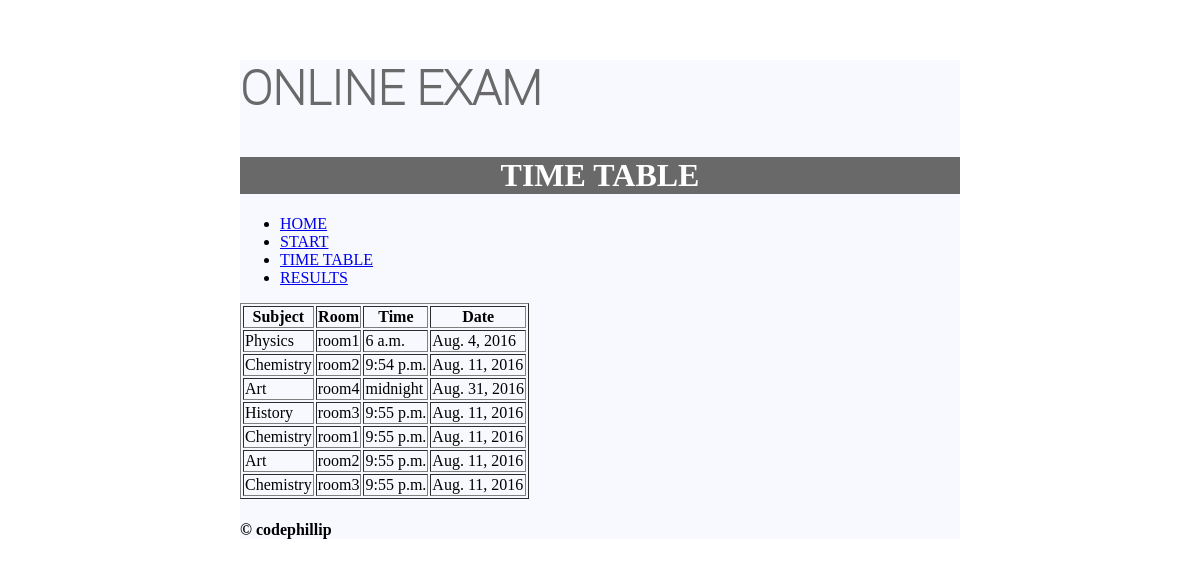
The app's page /timeTable/ with its own data.
### myapp/models.py (models this page shows)
class TimeTable(models.Model):
    sub_id = models.ForeignKey(Subject)
    room_id = models.ForeignKey(Room)
    time = models.TimeField()
    date = models.DateField()

class Subject(models.Model):
    subject_name = models.CharField(max_length=255)
    def __unicode__(self):
        return self.subject_name

class Room(models.Model):
    room_name = models.CharField(max_length=255)
    def __unicode__(self):
        return self.room_name

### myapp/views.py (the view)
# urls.py: url(r'^timeTable/$', views.time_table, name='time_table'),
def time_table(request):
    table = TimeTable.objects.all()
    return render(request, 'timeTable.html', {
        'table': table
    })

### templates/timeTable.html
{% extends 'base.html' %}
{% block header %}
    <h1>TIME TABLE</h1>
    {{ block.super }}
{% endblock %}
{% block content %}
    <table border="1">
        <th>Subject</th>
        <th>Room</th>
        <th>Time</th>
        <th>Date</th>
        {% for data in table %}
        <tr>
            <td>{{ data.sub_id }}</td>
            <td>{{ data.room_id }}</td>
            <td>{{ data.time }}</td>
            <td>{{ data.date }}</td>
        </tr>
        {% endfor %}
    </table>
{% endblock %}

### myapp/static/css/styles.css (style rules this page uses)
h1 { background-color: dimgrey; color: white; text-align: center; }
body { margin-top: 5%; margin-left: 20%; margin-right: 20%; }

### records on screen
TimeTable: sub_id "Physics", room_id "room1", time "6 a.m.", date "Aug. 4, 2016"
TimeTable: sub_id "Chemistry", room_id "room2", time "9:54 p.m.", date "Aug. 11, 2016"
TimeTable: sub_id "Art", room_id "room4", time "midnight", date "Aug. 31, 2016"
TimeTable: sub_id "History", room_id "room3", time "9:55 p.m.", date "Aug. 11, 2016"
TimeTable: sub_id "Chemistry", room_id "room1", time "9:55 p.m.", date "Aug. 11, 2016"
TimeTable: sub_id "Art", room_id "room2", time "9:55 p.m.", date "Aug. 11, 2016"
TimeTable: sub_id "Chemistry", room_id "room3", time "9:55 p.m.", date "Aug. 11, 2016"
